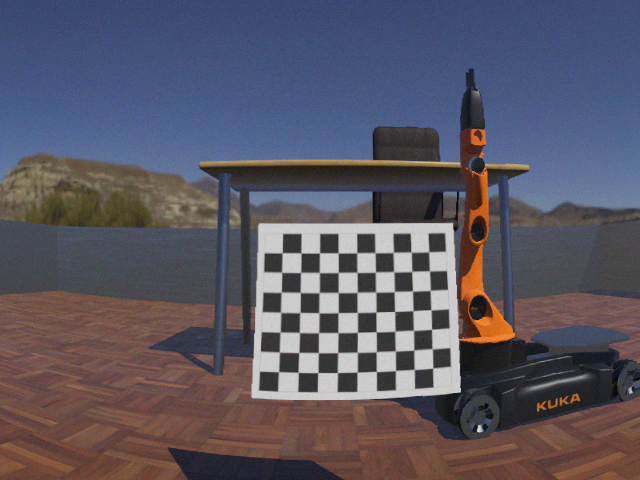
#> input picture Pictures/opencv_frame_0.png, 640 x 480 px, found by its file name
$ python cornerHarris_Demo.py
#> lines starting #> are read from the running program, lines starting #| are printed output that depends on the picture
#!/home/fer/.virtualenvs/cv/bin/python
from __future__ import print_function
import cv2 as cv
import numpy as np
import argparse

source_window = 'Source image'
corners_window = 'Corners detected'
max_thresh = 255

def cornerHarris_demo(src_gray, val = 200):
    thresh = val

    # Detector parameters
    blockSize = 2
    apertureSize = 3
    k = 0.04

    ## cambio de variale
    src = np.array(src_gray, dtype = np.float32)

    # Detecting corners
    dst = cv.cornerHarris(src, blockSize, apertureSize, k)

    # Normalizing
    dst_norm = np.empty(dst.shape, dtype=np.float32)
    cv.normalize(dst, dst_norm, alpha=0, beta=255, norm_type=cv.NORM_MINMAX)
    dst_norm_scaled = cv.convertScaleAbs(dst_norm)

    # Drawing a circle around corners
    for i in range(dst_norm.shape[0]):
        for j in range(dst_norm.shape[1]):
            if int(dst_norm[i,j]) > thresh:
                cv2.circle(dst_norm_scaled, (j,i), 5, (0), 2)

    # Showing the result
    cv.namedWindow(corners_window)
    cv.imshow(corners_window, dst_norm_scaled)

# Load source image and convert it to gray
parser = argparse.ArgumentParser(description='Code for Harris corner detector tutorial.')
parser.add_argument('--input', help='Path to input image.', default='opencv_frame_0.png')
args = parser.parse_args()
def main():
    src = cv.imread(cv.samples.findFile(args.input))
#> src is the input picture: shape (480, 640, 3); mean B, G, R 98.8, 86.4, 90
    if src is None:
        print('Could not open or find the image:', args.input)
        exit(0)

    src_gray = cv.cvtColor(src, cv.COLOR_BGR2GRAY)
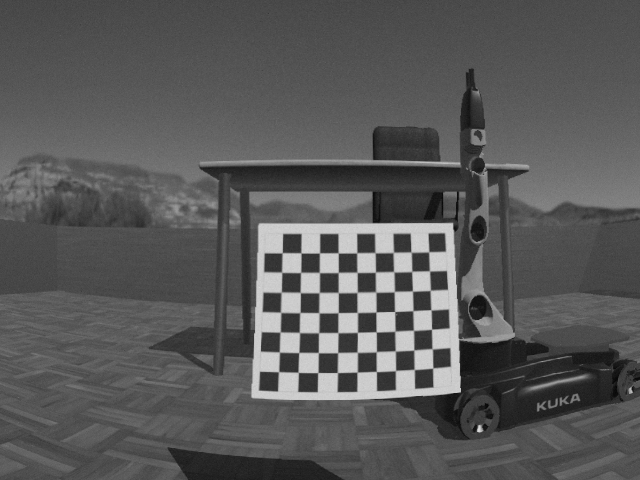
#> src_gray: shape (480, 640); min 4, max 218, mean 88.9

    # Create a window and a trackbar
    cv.namedWindow(source_window)
    thresh = 200 # initial threshold
    cv.createTrackbar('Threshold: ', source_window, thresh, max_thresh, cornerHarris_demo)
    cv.imshow(source_window, src)
    cornerHarris_demo(src_gray, thresh)
#> in cornerHarris_demo, `dst = cv.cornerHarris(src, blockSize, apertureSize, k)`:
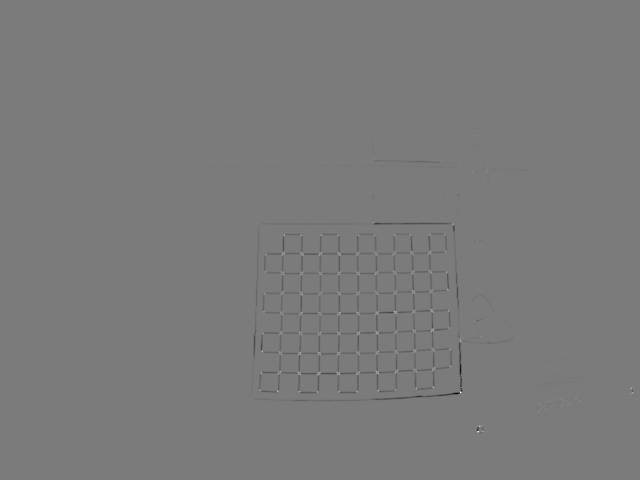
#> dst: shape (480, 640) float32; min -40988372, max 43705608, mean -119675.5; drawn with min black and max white
    cv.waitKey()
#> (the run stopped early here; a loop or call above may not have finished)
